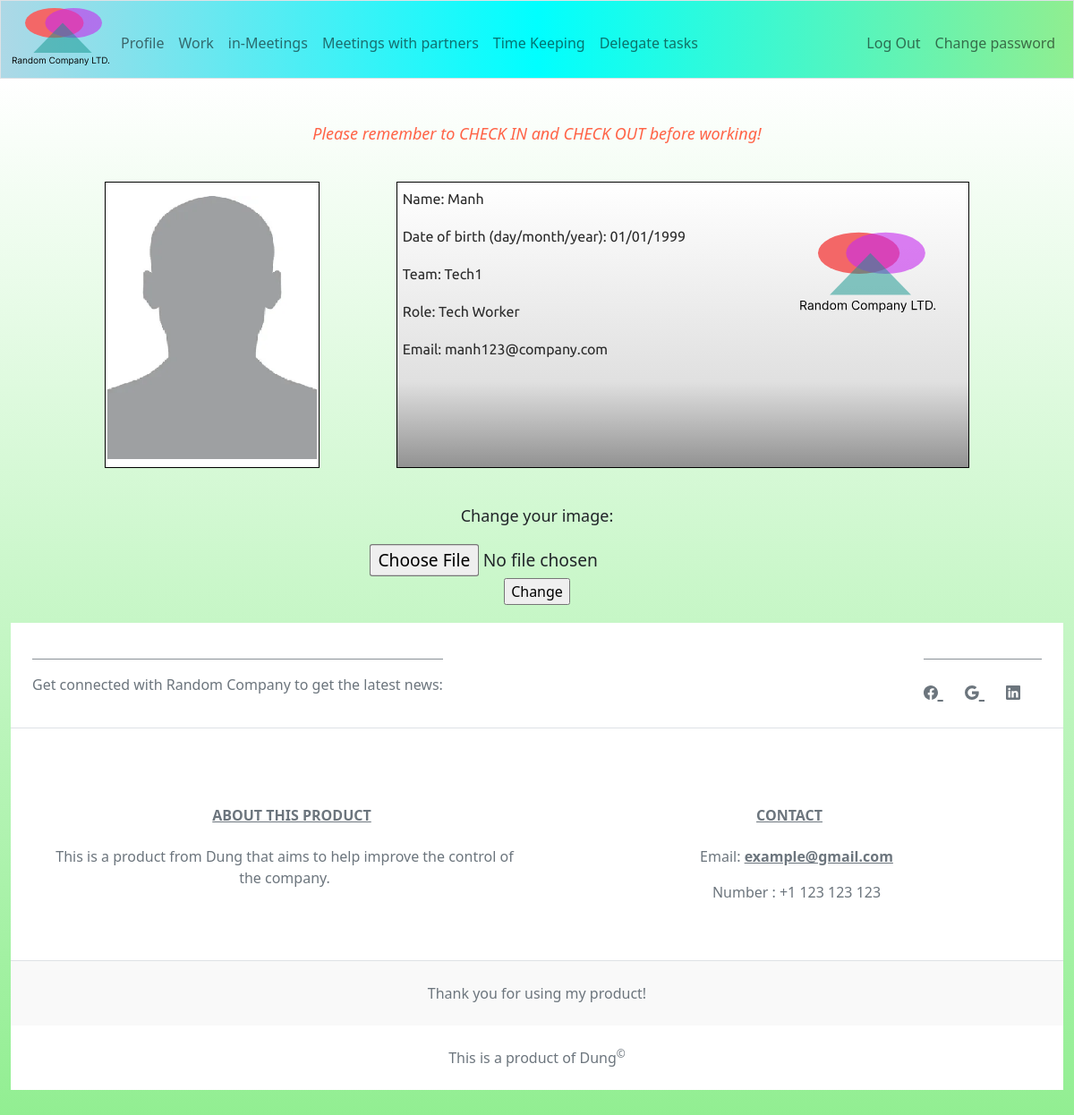
Screenshot of / (signed in) with the database file from the repository.
### tables this page shows
CREATE TABLE workers (
    id INTEGER,
    name TEXT NOT NULL,
    email TEXT NOT NULL UNIQUE,
    pwd_hash TEXT NOT NULL,
    team_id INTEGER,
    birth TEXT NOT NULL,
    role TEXT NOT NULL,
    PRIMARY KEY(id),
    FOREIGN KEY(team_id) REFERENCES teams(id)
);

CREATE TABLE teams (
    id INTEGER,
    name TEXT NOT NULL UNIQUE,
    mem_count INTEGER NOT NULL DEFAULT (0),
    PRIMARY KEY(id)
);

### app.py (the view)
@app.route("/", methods=["GET", "POST"])
@login_required
def index():
    if request.method == "POST":
        if 'imgprof' not in request.files:
            flash("No image found!")
            return apology("No image found1!")
        image = request.files["imgprof"]
        if image.filename == '':
            flash('No selected file')
            return apology("No image found2!")
        if image and allowed_file(image.filename):
            if len(db.execute("SELECT worker_id FROM imgs WHERE worker_id = ?", session["user_id"])) == 0:
                db.execute("INSERT INTO imgs(worker_id, src) VALUES(?, ?)", session["user_id"], "../static/images/default.png")
            email = db.execute("SELECT email FROM workers WHERE id = ?", session["user_id"])[0]["email"].split("@")[0]
            name_of_file = secure_filename(f"{email}.png")
            image.save(os.path.join(app.config["UPLOAD_FOLDER"], name_of_file))
            db.execute("UPDATE imgs SET src = ? WHERE worker_id = ?", f"../static/images/{name_of_file}", session["user_id"])
            return redirect("/")
        else:
            return apology("Wrong format or an error has happened! Please report the the devs!")
    else:
        data = db.execute("""SELECT workers.name as worker, workers.email, workers.birth, teams.name, workers.role FROM
                            workers JOIN teams ON workers.team_id = teams.id WHERE
                            workers.id = ?""", session["user_id"])[0]
        if len(fetch := db.execute("SELECT src FROM imgs WHERE worker_id = ?", session["user_id"])) == 0:
            img = "../static/images/default.png"
        else:
            img = fetch[0]["src"]
        name, birth, email, team, role, birthday = data["worker"], data["birth"], data["email"], data["name"], data["role"], False
        if birth == datetime.now().strftime("%d/%m/%Y"):
            birthday = True
        return render_template("index.html", name=name, birth=birth, team=team, role=role, email=email, img=img, birthday=birthday)

### app.py (called while the page is built)
@app.after_request
def after_request(response):
    response.headers["Cache-Control"] = "no-cache, no-store, must-revalidate"
    response.headers["Expires"] = 0
    response.headers["Pragma"] = "no-cache"
    return response

### funcs.py (called while the page is built)
def login_required(func):
    @wraps(func)
    def decorated_function(*args, **kwargs):
        if session.get("user_id") is None:
            return redirect("/login")
        return func(*args, **kwargs)
    return decorated_function

### templates/index.html (shortened to what this page needs)
{% extends "layout.html" %}
{% block main %}
    <div class="text-center reminder">
        <p>Please remember to CHECK IN and CHECK OUT before working!</p>
    </div>
    <div class="info">
        <div class="img-box">
            <img src="{{ img }}" class="img" alt="Profile Picture">
        </div>
        <div class="profile-card">
            <p>Name: {{ name }}</p>
            <p>Date of birth (day/month/year): {{ birth }}</p>
            <p>Team: {{ team }}</p>
            <p>Role: {{ role }}</p>
            <p>Email: {{ email }}</p>
            <img src="../static/logo.svg" alt="Random Company" id="logo">
        </div>
    </div>
    <div class="img-form">
        <p>Change your image:</p>
        <form action="/" method="post" enctype="multipart/form-data">
            <input type="file" id="profile_image" name="imgprof">
            <br>
            <input type="submit" value="Change" id="sub-img">
        </form>
    </div>
{% endblock %}

### static/styles.css (style rules this page uses)
body { overflow: auto; display: flex; flex-direction: column; }
.reminder { color: tomato; font-size: large; font-weight: 500; font-style: italic; }
.info { display: flex; flex-wrap: wrap; overflow: auto; justify-content: space-evenly; margin: 20px; padding: 10px; }
.img-box { background-color: white; border: 1px solid black; height: 40vh; aspect-ratio: 0.75; overflow: hidden; transition: all 500ms ease; justify-content: center; position: relative; margin: 10px; }
.img-box > img { background-size: contain; background-repeat: no-repeat; object-position: center; object-fit: scale-down; height: 100%; width: 100%; }
.profile-card { background-color: white; border: 1px solid black; height: 40vh; block-size: contain; position: relative; aspect-ratio: 2; transition: all 500ms ease; justify-content: left; padding: 5px; margin: 10px; background-image: linear-gradient(180deg, white 0%, rgb(224, 224, 224) 70%, rgb(146, 146, 146) 100%); }
.profile-card > p { z-index: 1; text-align: left; font-family: "Ubuntu"; font-size: medium; color: #2b2b2b; position: relative; overflow: hidden; padding: 1px; width: max-content; }
.nav-item::after, .profile-card > p::after { content: ""; position: absolute; height: 2px; width: 110%; bottom: 0em; left: 0em; background: green; transform: scaleX(0); transition: transform 500ms ease; transform-origin: left; }
#logo { position: absolute; right: 30px; top: 25px; height: 50%; aspect-ratio: 1; z-index: 0; }
form { margin-bottom: 20px; position: relative; }
.img-form { margin-top: 10px; margin-bottom: 10px; }
.img-form > p { font-size: large; font-weight: 500; align-items: center; }
#profile_image { align-items: center; padding: 5px; border-radius: 5px; transition: all 400ms ease; transform: scale(1.2); width: fit-content; }

### rows the page displays
workers: name "Manh", birth "01/01/1999", role "Tech Worker", email "manh123@company.com"
teams: name "Tech1"
